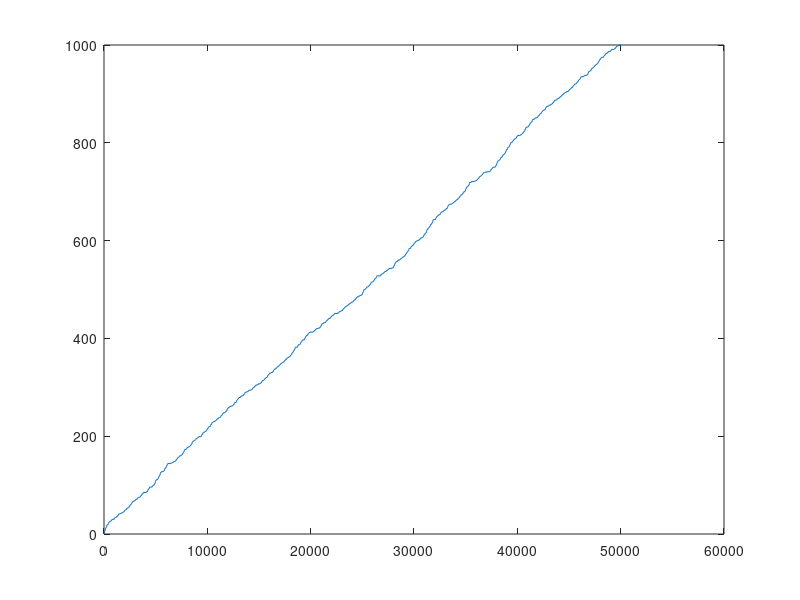

This chart was generated by the following MATLAB code:
kATS = 0.5; %Initialization of frequencies
kSTA = 5;
kSTW = 0.01;
kWTS = 0.01;
kMOVE = 1;
kENTER = 0.02;
p = 1;

time = 0; %Initialization of times
secCount = 0;
timeMax = 50000;
 
ATScount = 0; %Reaction counter initialization
STAcount = 0;
STWcount = 0;
WTScount = 0;
MOVEcount = 0;
ENTERcount = 0;
PUSHOUTcount = 0;
 
wState = [];
aState = [];
sState = [];
boxNumber = 10;
 
timeCount = 0;

wState = zeros(1, boxNumber);
aState = zeros(1, boxNumber + 1);
sState = zeros(1, boxNumber);
    
wState(1) = 0;
aState(1) = 1;
sState(1) = 0;

sState(4) = 1;

aState(7) = 1;

wState(5) = 2;

sState(10) = 1;
 
a0Array = [];
b0 = 0;
currentBox = 0;
 
savedTime = [];
aSaveLeft = [];
a = 0;

count = 0;
stateSum = 0;
 
while time <= timeMax
    a0Array = [];
    for c = 1:boxNumber
        stateSum = aState(c) + sState(c) + wState(c);
        kMOVE = 1/(1 + stateSum);
        a1 = kATS * aState(c); %Propensities for each reaction in vesicles/sec
        a2 = kSTA * sState(c);
        a3 = kSTW * sState(c);
        a4 = kWTS * wState(c);
        a5 = kMOVE * aState(c);
        a6 = 0;
        
        if (sState(c) == 1 & aState(c) == 1)
            a4 = 0;
        end
        
        if (c == 1 & aState(c) == 0 & sState(c) == 0)
            a6 = kENTER; 
        end
        
        a0 = a1 + a2 + a3 + a4 + a5 + a6; %Randomized calculation of time for each reaction
        a0Array = [a0Array, a0];
    end	
    
    
    b0 = sum(a0Array);
    r1 = rand;
    r2 = rand;   
    tau = -(1/b0)*(log(r1));
     
    for c=1:boxNumber
        if ((sum(a0Array(1:c))/b0 >= r2))
            currentBox = c;
            break;
        end
    end
        
        stateSum = aState(currentBox) + sState(currentBox) + wState(currentBox);
        kMOVE = 1/stateSum;

        a1 = kATS * aState(currentBox); %Propensities for each reaction in vesicles/sec
        a2 = kSTA * sState(currentBox);
        a3 = kSTW * sState(currentBox);
        a4 = kWTS * wState(currentBox);
        a5 = kMOVE * aState(currentBox);
        a6 = kENTER;
        
        if (sState(currentBox) == 1 & aState(currentBox) == 1)
            a4 = 0;
        end
        
        if (currentBox == 1 & aState(currentBox) == 0 & sState(currentBox) == 0)
            a0 = a1 + a2 + a3 + a4 + a5 + a6;
        else 
            a0 = a1 + a2 + a3 + a4 + a5;
        end
        sumA0 = sum(a0Array(1:(currentBox-1)));


        if((sumA0 + a1)/b0 >= r2)

            aState(currentBox) = aState(currentBox) - 1;
            sState(currentBox) = sState(currentBox) + 1;	
            ATScount = ATScount + 1;         

        elseif((sumA0 + a1 + a2)/b0 >= r2)  

            aState(currentBox) = aState(currentBox) + 1;
            sState(currentBox) = sState(currentBox) - 1;
            STAcount = STAcount + 1;

        elseif((sumA0 + a1 + a2 + a3)/b0 >= r2)

            sState(currentBox) = sState(currentBox) - 1;
            wState(currentBox) = wState(currentBox) + 1;
            STWcount = STWcount + 1;

        elseif ((sumA0 + a1 + a2 + a3 + a4)/b0 >= r2)

            wState(currentBox) = wState(currentBox) - 1;
            sState(currentBox) = sState(currentBox) + 1;
            WTScount = WTScount + 1;

        elseif ((sumA0 + a1 + a2 + a3 + a4 + a5)/b0 >= r2)
            if (not(currentBox == 10) & sState(currentBox + 1) == 1)
                if ((sumA0 + a1 + a2 + a3 + a4 + p) /b0 >= r2)
                    aState(currentBox) = aState(currentBox) - 1;
                    aState(currentBox + 1) = aState(currentBox + 1) + 1;
                    sState(currentBox + 1) = sState(currentBox + 1) - 1;
                    wState(currentBox + 1) = wState(currentBox + 1) + 1;
                else
                    aState(currentBox) = aState(currentBox) - 1;
                    sState(currentBox) = sState(currentBox) + 1;
                end
            
            elseif (not(currentBox == 10) & aState(currentBox + 1) == 1)
                aState(currentBox) = aState(currentBox) - 1;
                sState(currentBox) = sState(currentBox) + 1;
            else
            aState(currentBox) = aState(currentBox) -1;
            aState(currentBox + 1) = aState(currentBox + 1) + 1;
            MOVEcount = MOVEcount + 1;
            end
            
        else 
            aState(1) = aState(1) + 1;
            ENTERcount = ENTERcount +  1;
        end
            
    
    time = time + tau;
    secCount = secCount + tau;
    
    disp("SECOND: " + time);
    disp(aState);
    disp(sState);
    disp(wState);
    secCount = 0;  
    
    savedTime = [savedTime, time];
    %a = sum(aState)-sum(aState(1:boxNumber));
    aSaveLeft = [aSaveLeft, aState(boxNumber+1)];

end
%table(savedTime, aState(2), sState(2), wState(2));
figure;
plot(savedTime, aSaveLeft);
